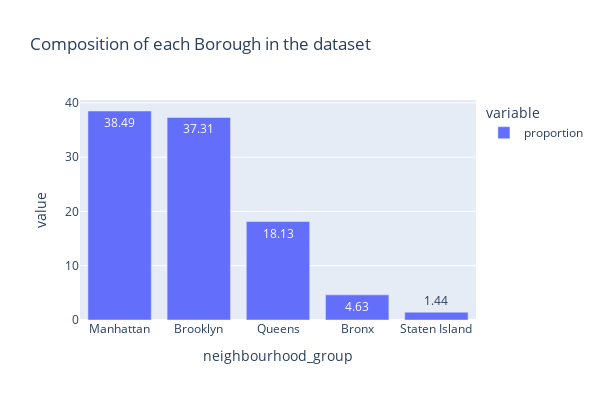
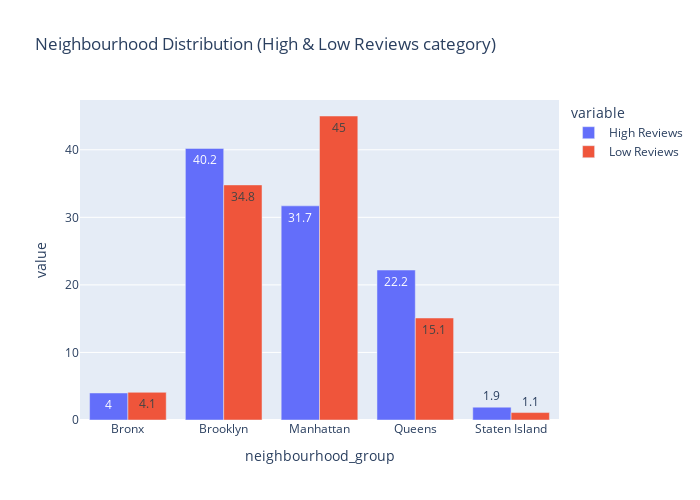

Notebook source saved alongside these figures, in order:
### Code cell
# Checking if location has any play when it comes to reviews 
# Github viewers cannot see the visualizations (see next cell)

print("Neighbourhood Distribution in the entire dataset")
print(boroughs_total)

fig = px.bar(
    boroughs_total,
    text_auto = True,
    title = 'Composition of each Borough in the dataset'
)

fig.update_layout(
    height = 400, 
    width = 600
)
fig.show()


print("High reviews group")
high_count = high_reviews['neighbourhood_group'].value_counts(normalize=True).mul(100).round(1)
print(high_count)

print("\nLow reviews group")
low_count = low_reviews['neighbourhood_group'].value_counts(normalize=True).mul(100).round(1)
print(low_count)

combined = pd.DataFrame({
    'High Reviews' : high_count, 
    'Low Reviews' : low_count
})

figure = px.bar(combined.reset_index(), x='neighbourhood_group', y = ['High Reviews','Low Reviews'], barmode = 'group', title = 'Neighbourhood Distribution (High & Low Reviews category)', text_auto = True)
figure.update_layout(height = 500, width = 700)
figure.show()

# Despite similar shares throughout the entire dataset. 
# Brooklyn listings seem to account higher for higher reviews and Manhattan listings are seen more among the low reviews group.

### Figure 1 — Plotly figure (JSON) as saved in the notebook; plotly's stock layout.template omitted (floating-point values rounded to 4 significant figures)
{"data": [{"alignmentgroup": "True", "hovertemplate": "variable=proportion<br>neighbourhood_group=%{x}<br>value=%{y}<extra></extra>", "legendgroup": "proportion", "marker": {"color": "#636efa", "pattern": {"shape": ""}}, "name": "proportion", "offsetgroup": "proportion", "orientation": "v", "showlegend": true, "textposition": "auto", "texttemplate": "%{y}", "type": "bar", "x": ["Manhattan", "Brooklyn", "Queens", "Bronx", "Staten Island"], "xaxis": "x", "y": [38.49, 37.31, 18.13, 4.63, 1.44], "yaxis": "y"}], "layout": {"barmode": "relative", "height": 400, "legend": {"title": {"text": "variable"}, "tracegroupgap": 0}, "title": {"text": "Composition of each Borough in the dataset"}, "width": 600, "xaxis": {"anchor": "y", "domain": [0, 1], "title": {"text": "neighbourhood_group"}}, "yaxis": {"anchor": "x", "domain": [0, 1], "title": {"text": "value"}}}}

### Figure 2 — Plotly figure (JSON) as saved in the notebook; plotly's stock layout.template omitted (floating-point values rounded to 4 significant figures)
{"data": [{"alignmentgroup": "True", "hovertemplate": "variable=High Reviews<br>neighbourhood_group=%{x}<br>value=%{y}<extra></extra>", "legendgroup": "High Reviews", "marker": {"color": "#636efa", "pattern": {"shape": ""}}, "name": "High Reviews", "offsetgroup": "High Reviews", "orientation": "v", "showlegend": true, "textposition": "auto", "texttemplate": "%{y}", "type": "bar", "x": ["Bronx", "Brooklyn", "Manhattan", "Queens", "Staten Island"], "xaxis": "x", "y": [4, 40.2, 31.7, 22.2, 1.9], "yaxis": "y"}, {"alignmentgroup": "True", "hovertemplate": "variable=Low Reviews<br>neighbourhood_group=%{x}<br>value=%{y}<extra></extra>", "legendgroup": "Low Reviews", "marker": {"color": "#EF553B", "pattern": {"shape": ""}}, "name": "Low Reviews", "offsetgroup": "Low Reviews", "orientation": "v", "showlegend": true, "textposition": "auto", "texttemplate": "%{y}", "type": "bar", "x": ["Bronx", "Brooklyn", "Manhattan", "Queens", "Staten Island"], "xaxis": "x", "y": [4.1, 34.8, 45, 15.1, 1.1], "yaxis": "y"}], "layout": {"barmode": "group", "height": 500, "legend": {"title": {"text": "variable"}, "tracegroupgap": 0}, "title": {"text": "Neighbourhood Distribution (High & Low Reviews category)"}, "width": 700, "xaxis": {"anchor": "y", "domain": [0, 1], "title": {"text": "neighbourhood_group"}}, "yaxis": {"anchor": "x", "domain": [0, 1], "title": {"text": "value"}}}}
